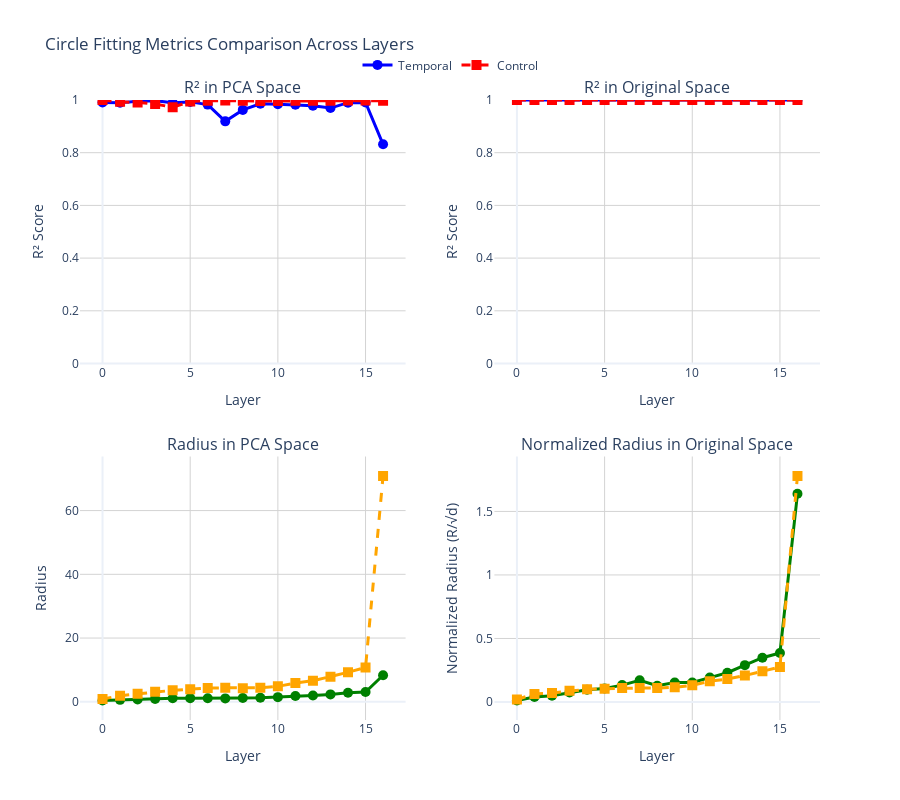

Notebook cell for this chart:
### Code cell
# Create a combined metrics visualization
def create_metrics_comparison_visualization(
    temporal_summary: pd.DataFrame,
    control_summary: pd.DataFrame
):
    """
    Create interactive visualization comparing R² metrics across layers and spaces.
    """
    
    fig = make_subplots(
        rows=2, cols=2,
        subplot_titles=("R² in PCA Space", "R² in Original Space", 
                       "Radius in PCA Space", "Normalized Radius in Original Space"),
        vertical_spacing=0.15,
        horizontal_spacing=0.12
    )
    
    # R² in PCA Space
    fig.add_trace(
        go.Scatter(
            x=temporal_summary['layer'],
            y=temporal_summary['pca_r2'],
            mode='lines+markers',
            name='Temporal',
            line=dict(color='blue', width=3),
            marker=dict(size=10),
            hovertemplate="Layer %{x}<br>R²: %{y:.3f}<extra></extra>"
        ),
        row=1, col=1
    )
    
    fig.add_trace(
        go.Scatter(
            x=control_summary['layer'],
            y=control_summary['pca_r2'],
            mode='lines+markers',
            name='Control',
            line=dict(color='red', width=3, dash='dash'),
            marker=dict(size=10, symbol='square'),
            hovertemplate="Layer %{x}<br>R²: %{y:.3f}<extra></extra>"
        ),
        row=1, col=1
    )
    
    # R² in Original Space
    fig.add_trace(
        go.Scatter(
            x=temporal_summary['layer'],
            y=temporal_summary['orig_r2'],
            mode='lines+markers',
            name='Temporal',
            line=dict(color='blue', width=3),
            marker=dict(size=10),
            showlegend=False,
            hovertemplate="Layer %{x}<br>R²: %{y:.3f}<extra></extra>"
        ),
        row=1, col=2
    )
    
    fig.add_trace(
        go.Scatter(
            x=control_summary['layer'],
            y=control_summary['orig_r2'],
            mode='lines+markers',
            name='Control',
            line=dict(color='red', width=3, dash='dash'),
            marker=dict(size=10, symbol='square'),
            showlegend=False,
            hovertemplate="Layer %{x}<br>R²: %{y:.3f}<extra></extra>"
        ),
        row=1, col=2
    )
    
    # Radius in PCA Space
    fig.add_trace(
        go.Scatter(
            x=temporal_summary['layer'],
            y=temporal_summary['pca_radius'],
            mode='lines+markers',
            name='Temporal',
            line=dict(color='green', width=3),
            marker=dict(size=10),
            showlegend=False,
            hovertemplate="Layer %{x}<br>Radius: %{y:.3f}<extra></extra>"
        ),
        row=2, col=1
    )
    
    fig.add_trace(
        go.Scatter(
            x=control_summary['layer'],
            y=control_summary['pca_radius'],
            mode='lines+markers',
            name='Control',
            line=dict(color='orange', width=3, dash='dash'),
            marker=dict(size=10, symbol='square'),
            showlegend=False,
            hovertemplate="Layer %{x}<br>Radius: %{y:.3f}<extra></extra>"
        ),
        row=2, col=1
    )
    
    # Normalized Radius in Original Space
    temp_normalized_radius = temporal_summary['orig_radius'] / np.sqrt(temporal_summary['orig_dims'])
    ctrl_normalized_radius = control_summary['orig_radius'] / np.sqrt(control_summary['orig_dims'])
    
    fig.add_trace(
        go.Scatter(
            x=temporal_summary['layer'],
            y=temp_normalized_radius,
            mode='lines+markers',
            name='Temporal',
            line=dict(color='green', width=3),
            marker=dict(size=10),
            showlegend=False,
            hovertemplate="Layer %{x}<br>Normalized Radius: %{y:.3f}<br>Dims: %{customdata}<extra></extra>",
            customdata=temporal_summary['orig_dims']
        ),
        row=2, col=2
    )
    
    fig.add_trace(
        go.Scatter(
            x=control_summary['layer'],
            y=ctrl_normalized_radius,
            mode='lines+markers',
            name='Control',
            line=dict(color='orange', width=3, dash='dash'),
            marker=dict(size=10, symbol='square'),
            showlegend=False,
            hovertemplate="Layer %{x}<br>Normalized Radius: %{y:.3f}<br>Dims: %{customdata}<extra></extra>",
            customdata=control_summary['orig_dims']
        ),
        row=2, col=2
    )
    
    # Update axes
    fig.update_xaxes(title_text="Layer", row=1, col=1)
    fig.update_xaxes(title_text="Layer", row=1, col=2)
    fig.update_xaxes(title_text="Layer", row=2, col=1)
    fig.update_xaxes(title_text="Layer", row=2, col=2)
    
    fig.update_yaxes(title_text="R² Score", row=1, col=1, range=[0, 1])
    fig.update_yaxes(title_text="R² Score", row=1, col=2, range=[0, 1])
    fig.update_yaxes(title_text="Radius", row=2, col=1)
    fig.update_yaxes(title_text="Normalized Radius (R/√d)", row=2, col=2)
    
    # Update layout
    fig.update_layout(
        title="Circle Fitting Metrics Comparison Across Layers",
        height=800,
        showlegend=True,
        legend=dict(x=0.5, y=1.08, xanchor='center', orientation='h'),
        hovermode='x unified',
        template='plotly_white'
    )
    
    # Add grid
    fig.update_xaxes(showgrid=True, gridwidth=1, gridcolor='LightGray')
    fig.update_yaxes(showgrid=True, gridwidth=1, gridcolor='LightGray')
    
    return fig

# Create metrics comparison
fig_metrics = create_metrics_comparison_visualization(temporal_summary, control_summary)

# Save as HTML
fig_metrics.write_html('../html/circle_fitting_metrics_comparison.html')
print("Saved metrics comparison to ../html/circle_fitting_metrics_comparison.html")

# Display in notebook
fig_metrics.show()

### Figure 1 — Plotly figure (JSON) as saved in the notebook; plotly's stock layout.template omitted (floating-point values rounded to 4 significant figures)
{"data": [{"hovertemplate": "Layer %{x}<br>R²: %{y:.3f}<extra></extra>", "line": {"color": "blue", "width": 3}, "marker": {"size": 10}, "mode": "lines+markers", "name": "Temporal", "type": "scatter", "x": [0, 1, 2, 3, 4, 5, 6, 7, 8, 9, 10, 11, 12, 13, 14, 15, 16], "xaxis": "x", "y": [0.9907, 0.9894, 0.995, 0.9974, 0.9898, 0.9928, 0.9825, 0.919, 0.9625, 0.9857, 0.9838, 0.9824, 0.9785, 0.9694, 0.9899, 0.9906, 0.8319], "yaxis": "y"}, {"hovertemplate": "Layer %{x}<br>R²: %{y:.3f}<extra></extra>", "line": {"color": "red", "dash": "dash", "width": 3}, "marker": {"size": 10, "symbol": "square"}, "mode": "lines+markers", "name": "Control", "type": "scatter", "x": [0, 1, 2, 3, 4, 5, 6, 7, 8, 9, 10, 11, 12, 13, 14, 15, 16], "xaxis": "x", "y": [1.0, 0.9929, 0.9906, 0.9849, 0.9723, 0.9943, 0.9971, 0.9978, 0.9976, 0.9965, 0.9964, 0.9968, 0.9971, 0.9975, 0.9979, 0.998, 0.9972], "yaxis": "y"}, {"hovertemplate": "Layer %{x}<br>R²: %{y:.3f}<extra></extra>", "line": {"color": "blue", "width": 3}, "marker": {"size": 10}, "mode": "lines+markers", "name": "Temporal", "showlegend": false, "type": "scatter", "x": [0, 1, 2, 3, 4, 5, 6, 7, 8, 9, 10, 11, 12, 13, 14, 15, 16], "xaxis": "x2", "y": [1.0, 1.0, 1.0, 1.0, 1.0, 1.0, 1.0, 1.0, 1.0, 1.0, 1.0, 1.0, 1.0, 1.0, 1.0, 1.0, 1.0], "yaxis": "y2"}, {"hovertemplate": "Layer %{x}<br>R²: %{y:.3f}<extra></extra>", "line": {"color": "red", "dash": "dash", "width": 3}, "marker": {"size": 10, "symbol": "square"}, "mode": "lines+markers", "name": "Control", "showlegend": false, "type": "scatter", "x": [0, 1, 2, 3, 4, 5, 6, 7, 8, 9, 10, 11, 12, 13, 14, 15, 16], "xaxis": "x2", "y": [1.0, 1.0, 1.0, 1.0, 1.0, 1.0, 1.0, 1.0, 1.0, 1.0, 1.0, 1.0, 1.0, 1.0, 1.0, 1.0, 1.0], "yaxis": "y2"}, {"hovertemplate": "Layer %{x}<br>Radius: %{y:.3f}<extra></extra>", "line": {"color": "green", "width": 3}, "marker": {"size": 10}, "mode": "lines+markers", "name": "Temporal", "showlegend": false, "type": "scatter", "x": [0, 1, 2, 3, 4, 5, 6, 7, 8, 9, 10, 11, 12, 13, 14, 15, 16], "xaxis": "x3", "y": [0.3782, 0.6001, 0.7053, 0.9095, 1.116, 1.144, 1.12, 1.059, 1.191, 1.287, 1.458, 1.793, 1.994, 2.323, 2.849, 3.06, 8.337], "yaxis": "y3"}, {"hovertemplate": "Layer %{x}<br>Radius: %{y:.3f}<extra></extra>", "line": {"color": "orange", "dash": "dash", "width": 3}, "marker": {"size": 10, "symbol": "square"}, "mode": "lines+markers", "name": "Control", "showlegend": false, "type": "scatter", "x": [0, 1, 2, 3, 4, 5, 6, 7, 8, 9, 10, 11, 12, 13, 14, 15, 16], "xaxis": "x3", "y": [0.8755, 1.884, 2.491, 3.139, 3.582, 3.966, 4.315, 4.387, 4.285, 4.395, 4.848, 5.876, 6.612, 7.852, 9.241, 10.79, 70.88], "yaxis": "y3"}, {"customdata": [2048, 2048, 2048, 2048, 2048, 2048, 2048, 2048, 2048, 2048, 2048, 2048, 2048, 2048, 2048, 2048, 2048], "hovertemplate": "Layer %{x}<br>Normalized Radius: %{y:.3f}<br>Dims: %{customdata}<extra></extra>", "line": {"color": "green", "width": 3}, "marker": {"size": 10}, "mode": "lines+markers", "name": "Temporal", "showlegend": false, "type": "scatter", "x": [0, 1, 2, 3, 4, 5, 6, 7, 8, 9, 10, 11, 12, 13, 14, 15, 16], "xaxis": "x4", "y": [0.01124, 0.03994, 0.04937, 0.07574, 0.0966, 0.1064, 0.133, 0.1713, 0.1275, 0.1535, 0.1533, 0.192, 0.2304, 0.2901, 0.3489, 0.3861, 1.639], "yaxis": "y4"}, {"customdata": [2048, 2048, 2048, 2048, 2048, 2048, 2048, 2048, 2048, 2048, 2048, 2048, 2048, 2048, 2048, 2048, 2048], "hovertemplate": "Layer %{x}<br>Normalized Radius: %{y:.3f}<br>Dims: %{customdata}<extra></extra>", "line": {"color": "orange", "dash": "dash", "width": 3}, "marker": {"size": 10, "symbol": "square"}, "mode": "lines+markers", "name": "Control", "showlegend": false, "type": "scatter", "x": [0, 1, 2, 3, 4, 5, 6, 7, 8, 9, 10, 11, 12, 13, 14, 15, 16], "xaxis": "x4", "y": [0.01936, 0.06383, 0.07112, 0.08826, 0.1001, 0.1047, 0.1096, 0.1103, 0.1096, 0.1156, 0.1309, 0.1642, 0.1806, 0.2081, 0.2417, 0.2753, 1.779], "yaxis": "y4"}], "layout": {"annotations": [{"font": {"size": 16}, "showarrow": false, "text": "R² in PCA Space", "x": 0.22, "xanchor": "center", "xref": "paper", "y": 1, "yanchor": "bottom", "yref": "paper"}, {"font": {"size": 16}, "showarrow": false, "text": "R² in Original Space", "x": 0.78, "xanchor": "center", "xref": "paper", "y": 1, "yanchor": "bottom", "yref": "paper"}, {"font": {"size": 16}, "showarrow": false, "text": "Radius in PCA Space", "x": 0.22, "xanchor": "center", "xref": "paper", "y": 0.425, "yanchor": "bottom", "yref": "paper"}, {"font": {"size": 16}, "showarrow": false, "text": "Normalized Radius in Original Space", "x": 0.78, "xanchor": "center", "xref": "paper", "y": 0.425, "yanchor": "bottom", "yref": "paper"}], "height": 800, "hovermode": "x unified", "legend": {"orientation": "h", "x": 0.5, "xanchor": "center", "y": 1.08}, "showlegend": true, "title": {"text": "Circle Fitting Metrics Comparison Across Layers"}, "xaxis": {"anchor": "y", "domain": [0, 0.44], "gridcolor": "LightGray", "gridwidth": 1, "showgrid": true, "title": {"text": "Layer"}}, "xaxis2": {"anchor": "y2", "domain": [0.56, 1], "gridcolor": "LightGray", "gridwidth": 1, "showgrid": true, "title": {"text": "Layer"}}, "xaxis3": {"anchor": "y3", "domain": [0, 0.44], "gridcolor": "LightGray", "gridwidth": 1, "showgrid": true, "title": {"text": "Layer"}}, "xaxis4": {"anchor": "y4", "domain": [0.56, 1], "gridcolor": "LightGray", "gridwidth": 1, "showgrid": true, "title": {"text": "Layer"}}, "yaxis": {"anchor": "x", "domain": [0.575, 1], "gridcolor": "LightGray", "gridwidth": 1, "range": [0, 1], "showgrid": true, "title": {"text": "R² Score"}}, "yaxis2": {"anchor": "x2", "domain": [0.575, 1], "gridcolor": "LightGray", "gridwidth": 1, "range": [0, 1], "showgrid": true, "title": {"text": "R² Score"}}, "yaxis3": {"anchor": "x3", "domain": [0, 0.425], "gridcolor": "LightGray", "gridwidth": 1, "showgrid": true, "title": {"text": "Radius"}}, "yaxis4": {"anchor": "x4", "domain": [0, 0.425], "gridcolor": "LightGray", "gridwidth": 1, "showgrid": true, "title": {"text": "Normalized Radius (R/√d)"}}}}
